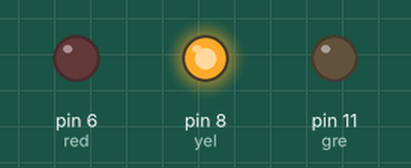
Simulated run of this sketch. Board: Arduino Uno, built with avr-gcc and run on an emulated ATmega328P. Parts: output pins drawn as LEDs (lit = HIGH).

Above: at 1.5 s.
At 5.5 s:
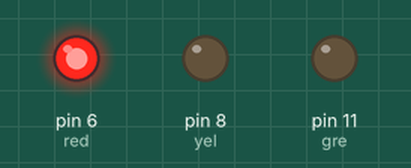
At 9.0 s:
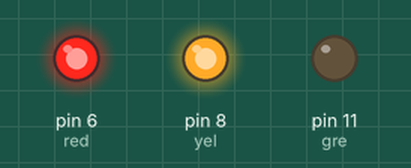
At 17.5 s:
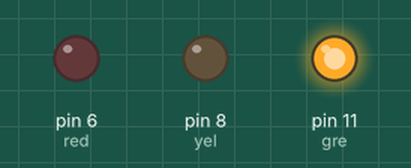
Timing chart, 0 to 32.5 s (numbered marks = the images above):
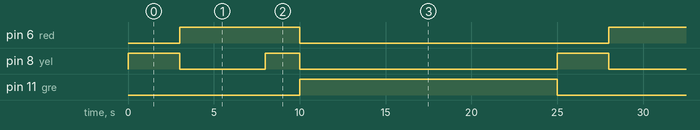

Measured:
- by itself, pin 6 (red): alternates HIGH for 7.0 s and LOW for 18.0 s
- by itself, pin 8 (yel): repeats every 25.0 s: LOW 5.0 s, HIGH 2.0 s, LOW 15.0 s, HIGH 3.0 s
- by itself, pin 11 (gre): alternates HIGH for 15.0 s and LOW for 10.0 s

The sketch:

LED____.ino
```cpp
int red = 6;
int yel = 8;
int gre = 11;
int a=0;

void setup() {
  pinMode(red,OUTPUT);
  pinMode(yel,OUTPUT);
  pinMode(gre,OUTPUT);
}

void loop() {
  if(a<5){
    digitalWrite(yel,HIGH);
    delay(3000);
    digitalWrite(red,HIGH);
    if(digitalRead(red)==HIGH){
      digitalWrite(yel,LOW);
      delay(5000);
      digitalWrite(yel,HIGH);
      delay(2000);
      digitalWrite(red,LOW);
      digitalWrite(yel,LOW);
    }
    if(digitalRead(yel)==LOW && digitalRead(red)==LOW){
      digitalWrite(gre,HIGH);
      delay(15000);
      digitalWrite(gre,LOW);
    }
    a++;


  }
}
```
